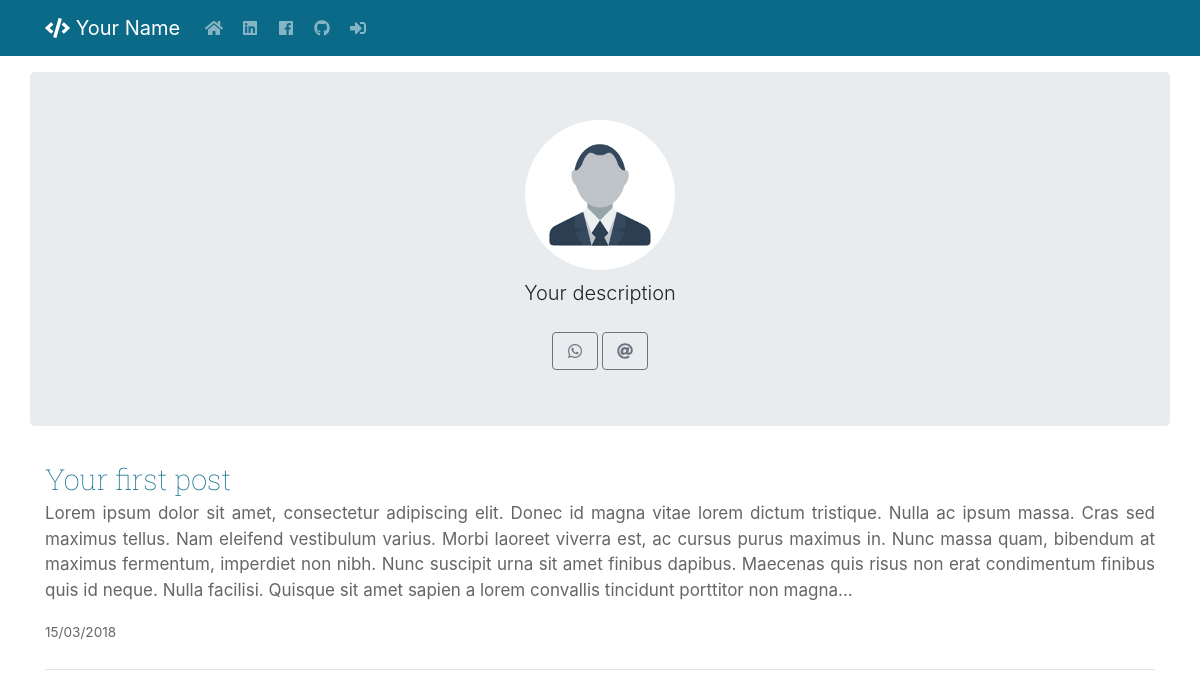
The page / on the database its author committed.
### tables this page shows
CREATE TABLE `posts` (
  `id` int(11) NOT NULL,
  `title` varchar(200) NOT NULL,
  `content` text NOT NULL,
  `uri` varchar(250) NOT NULL,
  `date` date NOT NULL,
  `published` tinyint(1) NOT NULL,
  `trash` tinyint(1) NOT NULL,
  `views` int(11) NOT NULL DEFAULT '0'
);

### core/Controller.php (called while the page is built, shortened)
<?php
class Controller {
	public function __construct() {
		$c = new Config();
		$this->config = $c->getConfig();
	}
	public function loadTemplate($viewName, $viewData = array()) {
		require 'views/template.php';
	}
	public function loadViewInTemplate($viewName, $viewData = array()) {
		extract($viewData);
		require 'views/'.$viewName.'.php';
	}
}

### controllers/homeController.php (called while the page is built, shortened)
<?php
class homeController extends Controller {
	private $posts;
	public function __construct() {
		parent::__construct();
		$this->posts = new Posts();
	}
	public function index() {
		$dados = array();
		$limit = 10;
		$total = $this->posts->getTotalItems();
		$dados['pages'] = ceil($total/$limit);
		if (!empty($_GET['p'])) {
			$dados['currentPage'] = intval($_GET['p']);
		} else {
			$dados['currentPage'] = 1;
		}
		$offset = ($dados['currentPage'] * $limit) - $limit;
		$dados['posts'] = $this->posts->list($offset, $limit);
		$this->loadTemplate('home', $dados);
	}
}

### core/Core.php (called while the page is built, shortened)
<?php
class Core {
	public function run() {
		$url = '/';
		$params = array();
		if(!empty($_GET['url']) && $url != '/') {
			$url = explode('/', $url);
			array_shift($url);
			$currentController = $url[0].'Controller';
			array_shift($url);
			if(isset($url[0]) && !empty($url[0])) {
				$currentAction = $url[0];
				array_shift($url);
			} else {
				$currentAction = 'index';
			}
			if(count($url) > 0) {
				$params = $url;
			}
		} else {
			$currentAction = 'index';
		}
		$c = new $currentController();
		call_user_func_array(array($c, $currentAction), $params);
	}
}

### index.php (called while the page is built, shortened)
<?php
require 'config.php';
$core = new Core();
$core->run();

### core/Model.php (called while the page is built, shortened)
<?php
class Model {
	public function __construct() {
		global $db;
		$this->db = $db;
	}
}

### models/Config.php (called while the page is built, shortened)
<?php
class Config extends Model {
	public function getConfig() {
		$array = array();
		$sql = $this->db->query("SELECT * FROM config");
		if ($sql->rowCount() > 0) {
			foreach ($sql->fetchAll() as $c) {
				$array[$c['nome']] = $c['valor'];
			}
		}
		return $array;
	}
}

### models/Posts.php (called while the page is built, shortened)
<?php
class Posts extends Model {
	public function list($offset, $limit) {
		$sql = $this->db->query("SELECT * FROM posts WHERE published = 1 ORDER BY date DESC LIMIT $offset, $limit");
		return $sql->fetchAll();
	}
	public function getTotalItems() {
		$sql = $this->db->query("SELECT COUNT(id) as c FROM posts");
		$sql = $sql->fetch();
		return $sql['c'];
	}
}

### views/home.php (the view, shortened to what this page needs)
<div class="container jumbotron mt-3 p-5">
    <img src="<?php echo BASE_URL;?>assets/images/picture.png" style="max-height: 150px; border-radius: 100px !important;" class="rounded mx-auto d-block mb-2">
    <div class="lead text-center">
    	<?php  echo $this->config['description'];?>
    </div>
    <div class="p-2 text-center">
    	<a href="https://api.whatsapp.com/send?phone=5553999372205" target="_blank" class="btn btn-outline-secondary"  data-toggle="tooltip" data-placement="top" title="Whatsapp"><i class="fab fa-fw fa-whatsapp"></i></a>
        <a href="#" class="btn btn-outline-secondary" data-toggle="tooltip" data-placement="top" title="E-mail" onclick="mostra_email();"><i class="fa fa-fw fa-at"></i></a>
    </div>
</div>
<section class="container">
    <?php if(count($posts) > 0):?>
        <?php foreach($posts as $post):?>
        <div class="post-resume">
            <a href="<?php echo BASE_URL.'posts/read/'.$post['id'].'/'.$post['uri'];?>">
                <div class="post-title"><?php echo $post['title'];?></div>
                <div class="post-content">
                    <p><?php echo substr(strip_tags($post['content']), 0, 500).'...';?></p>
                    <small><?php echo date('d/m/Y', strtotime($post['date']));?></small>
                </div>
            </a>
        </div>
        <hr class="my-4">
        <?php endforeach;?>
    <?php else:?>
    Não há posts...
    <?php endif;?>
</section>

### views/template.php (shortened to what this page needs)
<!doctype html>
<html lang="pt-BR">
    <head>
        <link rel="stylesheet" href="<?php echo BASE_URL;?>assets/css/bootstrap.min.css">
        <link rel="stylesheet" type="text/css" href="<?php echo BASE_URL;?>assets/css/style.css">
        <link href="https://use.fontawesome.com/releases/v5.0.6/css/all.css" rel="stylesheet">
    </head>
    <body>
        <nav class="navbar navbar-expand-sm navbar-dark bg-dark">
            <div class="container">
                <a class="navbar-brand" href="<?php echo BASE_URL;?>"><i class="fa fa-fw fa-code"></i> <?php echo $this->config['author'];?></a>
                <div class="collapse navbar-collapse" id="navbarNav">
                    <ul class="navbar-nav">
                        <li class="nav-item">
                            <a class="nav-link" href="<?php echo BASE_URL;?>" data-toggle="tooltip" data-placement="bottom" title="Início"><i class="fa fa-fw fa-home"></i> <span class="d-inline d-sm-none"> Home</span></a>
                        </li>
                        <li class="nav-item">
                            <a class="nav-link" href="https://www.linkedin.com/in/furlanthiago/" target="_blank" title="Linkedin" data-toggle="tooltip" data-placement="bottom" title="Linkedin"><i class="fab fa-fw fa-linkedin"></i><span class="d-inline d-sm-none"> Linkedin</span></a>
                        </li>
                        <li class="nav-item">
                            <a class="nav-link" href="https://www.facebook.com/thiago.furlan" target="_blank" title="Facebook" data-toggle="tooltip" data-placement="bottom" title="Facebook"><i class="fab fa-fw fa-facebook"></i><span class="d-inline d-sm-none"> Facebook</span></a>
                        </li>
                        <li class="nav-item">
                            <a class="nav-link" href="https://github.com/thiagofurlan" target="_blank" title="GitHub" data-toggle="tooltip" data-placement="bottom" title="GitHub"><i class="fab fa-fw fa-github"></i><span class="d-inline d-sm-none"> Github</span></a>
                        </li>
                        <?php if(isset($_SESSION['id'])):?>
                        <li class="nav-item">
                            <a class="nav-link text-light" href="<?php echo BASE_URL;?>settings" data-toggle="tooltip" data-placement="bottom" title="Configurações"><i class="fa fa-fw fa-cog"></i><span class="d-inline d-sm-none"> Configurações</span></a>
                        </li>
                        <li class="nav-item">
                            <a class="nav-link text-light" href="<?php echo BASE_URL;?>posts/" data-toggle="tooltip" data-placement="bottom" title="Postagens"><i class="fa fa-fw fa-newspaper"></i><span class="d-inline d-sm-none"> Postagens</span></a>
                        </li>
                        <li class="nav-item">
                            <a class="nav-link" href="<?php echo BASE_URL;?>login/sair" title="Sair" data-toggle="tooltip" data-placement="bottom" title="Sair"><i class="fa fa-fw fa-sign-out-alt"></i><span class="d-inline d-sm-none"> Sair</span></a>
                        </li>
                        <?php else:?>
                        <li class="nav-item">
                            <a class="nav-link" href="#" data-toggle="modal" data-target="#login" title="Login"><i class="fa fa-fw fa-sign-in-alt"></i><span class="d-inline d-sm-none"> Entrar</span></a>
                        </li>
                        <?php endif;?>
                    </ul>
                </div>
            </div>
        </nav>
        <?php $this->loadViewInTemplate($viewName, $viewData); ?>
    </body>
</html>

### assets/css/style.css (style rules this page uses)
a { color: #0b6a88; }
.post-resume a { text-decoration: none; color: #0b6a88; transition: all 200ms; }
.post-resume .post-title { font-size: 1.8rem; text-align: left; }
.post-title { color: #0b6a88; font-family: 'Roboto Slab', serif; font-weight: lighter; font-size: 2.3rem; text-align: center; }
.post-content { word-wrap: break-word; font-size: 17px; text-align: justify; color: #666; }
.bg-dark { background-color: #0b6a88!important; }

### rows shown on the page
posts: title "Your first post", content "Lorem ipsum dolor sit amet, consectetur adipiscing elit. Donec id magna vitae lorem dictum tristique. Nulla ac ipsum massa. Cras sed maximus tellus. Nam eleifend vestibulum varius. Morbi laoreet viverra est, ac cursus purus maximus in. Nunc massa quam, bibendum at maximus fermentum, imperdiet non nibh. Nunc suscipit urna sit amet finibus dapibus. Maecenas quis risus non erat condimentum finibus quis id neque. Nulla facilisi. Quisque sit amet sapien a lorem convallis tincidunt porttitor non magna", date "15/03/2018"

### other values the page prints
$this->config['author'] "Your Name"
$this->config['description'] "Your description"
